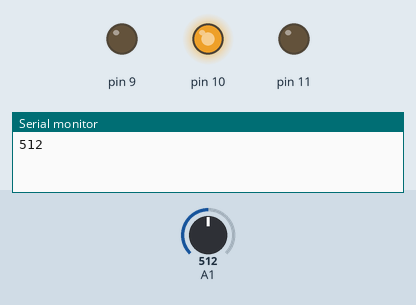
Simulated run of this sketch. Board: Arduino Uno, built with avr-gcc and run on an emulated ATmega328P. Shown: output pins drawn as LEDs (lit = HIGH), the last lines printed to the serial monitor. The test bench sets the inputs (shaded band); at power-on: A1 = 512. Random numbers use the default seed unless the sketch sets one.

Above: at 1.2 s.
1.3 s: A1 set to 122
At 1.59 s:
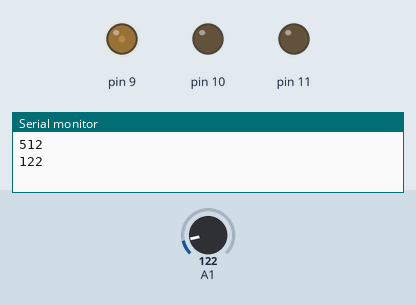
4.3 s: A1 set to 0
At 4.69 s:
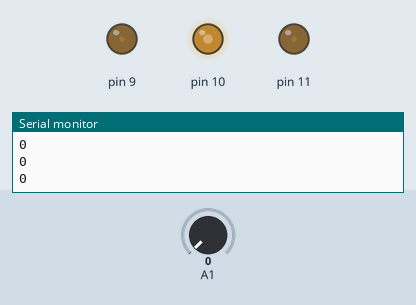
7.3 s: A1 set to 306
At 7.76 s:
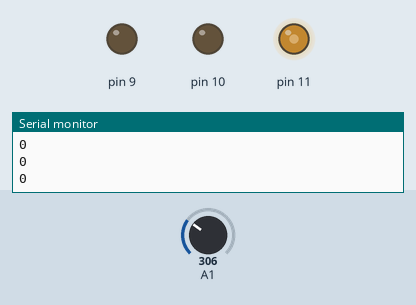
10.3 s: A1 set to 511
13.3 s: A1 set to 716
Timing chart, 0 to 15.9 s (numbered marks = the images above; inputs shaded):
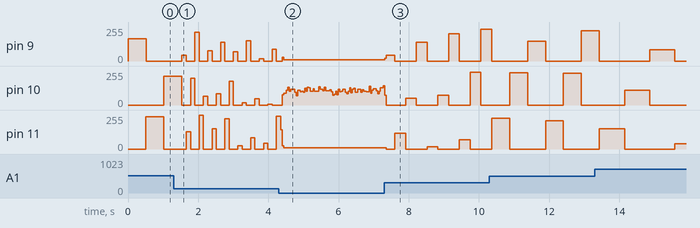

Measured:
- after the input at 7.3 s, pin 9: 11/255 → 43/255 at once, → 0/255 0.29 s later, → 142/255 0.61 s later, → 0/255 0.31 s later, … (7 changes in this stretch); pin 11: 11/255 → 0/255 after 0.05 s, → 119/255 0.25 s later, → 0/255 0.31 s later, → 17/255 0.61 s later, … (7 changes in this stretch)

The sketch:

04_LED_VR.ino
```cpp
void setup() {
  pinMode(9, OUTPUT);
  pinMode(10, OUTPUT);
  pinMode(11, OUTPUT);
  pinMode(A1, INPUT);
  Serial.begin(9600);

}

void loop()
{
  Serial.println(analogRead(A1));
  analogWrite(9,random(256));
  analogWrite(10,0);
  analogWrite(11,0);
  delay(analogRead(A1));
  analogWrite(11,random(256));
  analogWrite(10,0);
  analogWrite(9,0);
  delay(analogRead(A1));
  analogWrite(10,random(256));
  analogWrite(9,0);
  analogWrite(11,0);
  delay(analogRead(A1));
}
```
